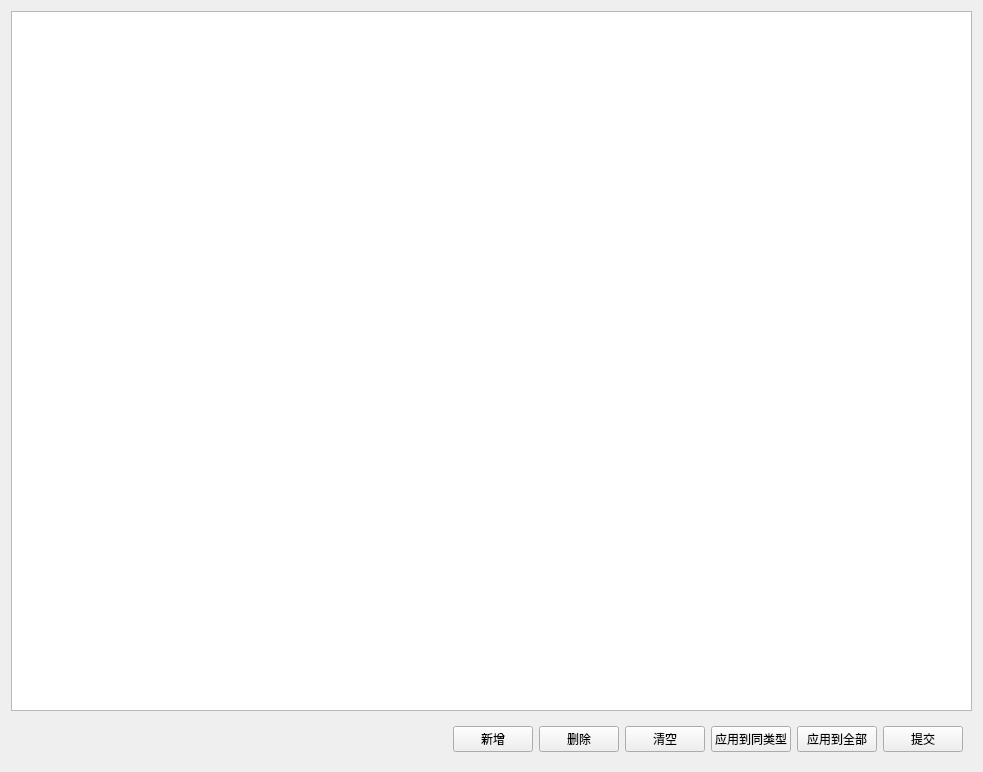
<?xml version="1.0" encoding="UTF-8"?>
<ui version="4.0">
 <class>FrmRMMeasurePoint</class>
 <widget class="QWidget" name="FrmRMMeasurePoint">
  <property name="geometry">
   <rect>
    <x>0</x>
    <y>0</y>
    <width>983</width>
    <height>772</height>
   </rect>
  </property>
  <property name="windowTitle">
   <string>Form</string>
  </property>
  <layout class="QGridLayout" name="gridLayout">
   <item row="0" column="0">
    <widget class="QTableView" name="tablemain"/>
   </item>
   <item row="1" column="0">
    <widget class="QWidget" name="widget_bottom" native="true">
     <layout class="QHBoxLayout" name="horizontalLayout">
      <item>
       <spacer name="horizontalSpacer">
        <property name="orientation">
         <enum>Qt::Horizontal</enum>
        </property>
        <property name="sizeHint" stdset="0">
         <size>
          <width>453</width>
          <height>20</height>
         </size>
        </property>
       </spacer>
      </item>
      <item>
       <widget class="QPushButton" name="btn_add">
        <property name="text">
         <string>新增</string>
        </property>
       </widget>
      </item>
      <item>
       <widget class="QPushButton" name="btn_delete">
        <property name="text">
         <string>删除</string>
        </property>
       </widget>
      </item>
      <item>
       <widget class="QPushButton" name="btn_clear">
        <property name="text">
         <string>清空</string>
        </property>
       </widget>
      </item>
      <item>
       <widget class="QPushButton" name="btn_setsametype">
        <property name="text">
         <string>应用到同类型</string>
        </property>
       </widget>
      </item>
      <item>
       <widget class="QPushButton" name="btn_setall">
        <property name="text">
         <string>应用到全部</string>
        </property>
       </widget>
      </item>
      <item>
       <widget class="QPushButton" name="btn_save">
        <property name="text">
         <string>提交</string>
        </property>
       </widget>
      </item>
     </layout>
    </widget>
   </item>
  </layout>
 </widget>
 <resources/>
 <connections/>
</ui>
